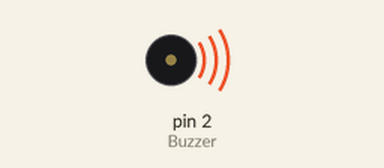
This sketch was run on a simulated Arduino Uno, built with avr-gcc and run on an emulated ATmega328P. Shown: buzzer (waves = sounding, pin HIGH).

Above: at 0.2 s.
Timing chart, 0 to 3.5 s (numbered marks = the images above):
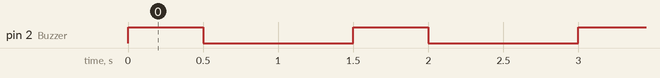

Measured:
- by itself, pin 2 (Buzzer): alternates HIGH for 0.50 s and LOW for 1.0 s

The sketch:

P4_Buzzer_Activo.ino
```cpp
/*
 * Talos Electronics
 * 3 de octubre de 2016
 */
 //Declaracion de variables constantes
const int Buzzer=2;
const int Tiempo_Alto=500;
const int Tiempo_Bajo=1000;

void setup()
{
  // Inicializar el pin 2 como salida
  pinMode(Buzzer,OUTPUT);
}

void loop()
{

  digitalWrite(Buzzer,HIGH);//Encender el buzzer
  delay(Tiempo_Alto);//Esperar el tiempo programado
  digitalWrite(Buzzer,LOW);//Apagar el buzzer
  delay(Tiempo_Bajo);//Esperar el tiempo programado
}
```
